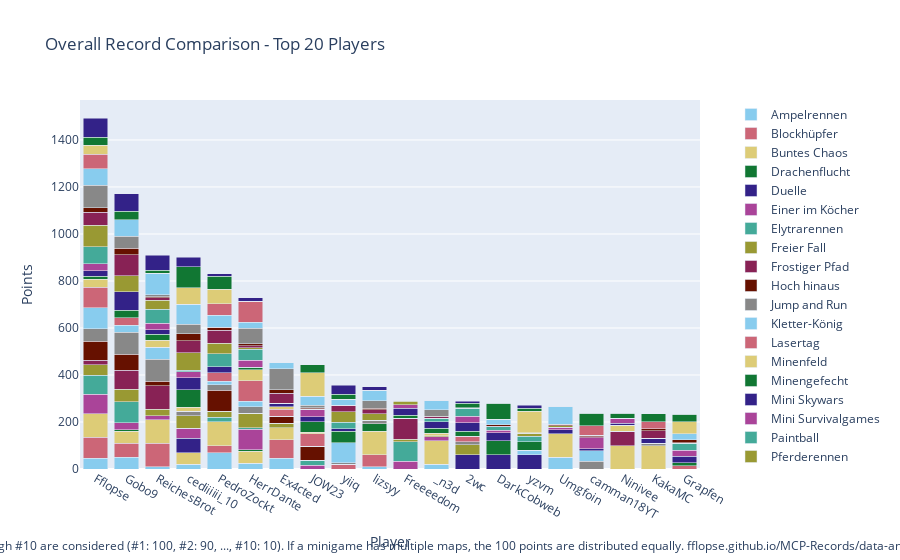

Here is the notebook cell this chart was saved with:
### Code cell
import plotly.graph_objects as go

# Sum all columns to get the total score
outDf['Total'] = outDf.sum(axis=1)

# Sort by total score and fill N/A values with 0
outDf = outDf.sort_values(by='Total', ascending=False).fillna(0)

# Crop to top 10 players
cropDf = outDf.head(20).copy()

# Drop the 'Total' column for plotting
cropDf = cropDf.drop(columns=['Total'])

# Create a color palette
color_palette = px.colors.qualitative.Safe

# Create the stacked bar plot
fig = go.Figure()

for column in cropDf.columns.difference(['Player']):
    fig.add_trace(go.Bar(
        x=cropDf.index,
        y=cropDf[column],
        name=column,
        marker_color=color_palette[len(fig.data) % len(color_palette)]
    ))

# Update layout
fig.update_layout(
    barmode='stack',
    title='Overall Record Comparison - Top 20 Players',
    xaxis=dict(title='Player'),
    yaxis=dict(title='Points'),
    #height=800,
    #width=1000,
    legend=dict(
        x=1.05,
        y=0.5,
        traceorder='normal',
        font=dict(size=12),
        bgcolor='rgba(255, 255, 255, 0)',
        bordercolor='rgba(0, 0, 0, 0)'
    ),
    margin=dict(r=200),  # Adjust right margin to make room for the legend
    annotations=[
        dict(
            x=0.5,
            y=-0.235,
            xref='paper',
            yref='paper',
            text='Max 100 points per minigame. Records #1 through #10 are considered (#1: 100, #2: 90, ..., #10: 10). If a minigame has multiple maps, the 100 points are distributed equally. fflopse.github.io/MCP-Records/data-analysis/global-ranking.ipynb',
            showarrow=False,
            font=dict(size=12),
            xanchor='center'
        )
    ]
)

fig.show()

# save the plot as an html file

fig.write_html('out/overall_record_comparison.html')

### Figure 1 — Plotly figure (JSON) as saved in the notebook; plotly's stock layout.template omitted (floating-point values rounded to 4 significant figures)
{"data": [{"marker": {"color": "rgb(136, 204, 238)"}, "name": "Ampelrennen", "type": "bar", "x": ["Fflopse", "Gobo9", "ReichesBrot", "cediiiiii_10", "PedroZockt", "HerrDante", "Ex4cted", "JOW23", "yiiq", "lizsyy", "Freeeedom", "_n3d", "2wc", "DarkCobweb", "yzvm", "Umgfoin", "camman18YT", "Ninivee", "KakaMC", "Grapfen"], "y": [45, 50, 10, 20, 70, 25, 45, 0, 0, 10, 0, 20, 0, 0, 0, 50, 0, 0, 0, 0]}, {"marker": {"color": "rgb(204, 102, 119)"}, "name": "Blockhüpfer", "type": "bar", "x": ["Fflopse", "Gobo9", "ReichesBrot", "cediiiiii_10", "PedroZockt", "HerrDante", "Ex4cted", "JOW23", "yiiq", "lizsyy", "Freeeedom", "_n3d", "2wc", "DarkCobweb", "yzvm", "Umgfoin", "camman18YT", "Ninivee", "KakaMC", "Grapfen"], "y": [90, 60, 100, 0, 30, 0, 80, 0, 20, 50, 0, 0, 0, 0, 0, 0, 0, 0, 0, 0]}, {"marker": {"color": "rgb(221, 204, 119)"}, "name": "Buntes Chaos", "type": "bar", "x": ["Fflopse", "Gobo9", "ReichesBrot", "cediiiiii_10", "PedroZockt", "HerrDante", "Ex4cted", "JOW23", "yiiq", "lizsyy", "Freeeedom", "_n3d", "2wc", "DarkCobweb", "yzvm", "Umgfoin", "camman18YT", "Ninivee", "KakaMC", "Grapfen"], "y": [100, 50, 100, 50, 100, 50, 50, 0, 0, 100, 0, 100, 0, 0, 0, 100, 0, 100, 100, 0]}, {"marker": {"color": "rgb(17, 119, 51)"}, "name": "Drachenflucht", "type": "bar", "x": ["Fflopse", "Gobo9", "ReichesBrot", "cediiiiii_10", "PedroZockt", "HerrDante", "Ex4cted", "JOW23", "yiiq", "lizsyy", "Freeeedom", "_n3d", "2wc", "DarkCobweb", "yzvm", "Umgfoin", "camman18YT", "Ninivee", "KakaMC", "Grapfen"], "y": [0, 6.667, 0, 0, 0, 6.667, 0, 0, 0, 33.33, 0, 0, 0, 0, 0, 0, 0, 0, 0, 0]}, {"marker": {"color": "rgb(51, 34, 136)"}, "name": "Duelle", "type": "bar", "x": ["Fflopse", "Gobo9", "ReichesBrot", "cediiiiii_10", "PedroZockt", "HerrDante", "Ex4cted", "JOW23", "yiiq", "lizsyy", "Freeeedom", "_n3d", "2wc", "DarkCobweb", "yzvm", "Umgfoin", "camman18YT", "Ninivee", "KakaMC", "Grapfen"], "y": [0, 0, 0, 60, 0, 0, 0, 0, 0, 0, 0, 0, 60, 60, 60, 0, 0, 0, 0, 0]}, {"marker": {"color": "rgb(170, 68, 153)"}, "name": "Einer im Köcher", "type": "bar", "x": ["Fflopse", "Gobo9", "ReichesBrot", "cediiiiii_10", "PedroZockt", "HerrDante", "Ex4cted", "JOW23", "yiiq", "lizsyy", "Freeeedom", "_n3d", "2wc", "DarkCobweb", "yzvm", "Umgfoin", "camman18YT", "Ninivee", "KakaMC", "Grapfen"], "y": [83.33, 30, 16.67, 43.33, 0, 86.67, 0, 16.67, 0, 0, 33.33, 16.67, 0, 0, 0, 0, 0, 0, 0, 0]}, {"marker": {"color": "rgb(68, 170, 153)"}, "name": "Elytrarennen", "type": "bar", "x": ["Fflopse", "Gobo9", "ReichesBrot", "cediiiiii_10", "PedroZockt", "HerrDante", "Ex4cted", "JOW23", "yiiq", "lizsyy", "Freeeedom", "_n3d", "2wc", "DarkCobweb", "yzvm", "Umgfoin", "camman18YT", "Ninivee", "KakaMC", "Grapfen"], "y": [80, 90, 0, 0, 20, 6.667, 0, 20, 0, 0, 83.33, 0, 0, 0, 0, 0, 0, 0, 0, 0]}, {"marker": {"color": "rgb(153, 153, 51)"}, "name": "Freier Fall", "type": "bar", "x": ["Fflopse", "Gobo9", "ReichesBrot", "cediiiiii_10", "PedroZockt", "HerrDante", "Ex4cted", "JOW23", "yiiq", "lizsyy", "Freeeedom", "_n3d", "2wc", "DarkCobweb", "yzvm", "Umgfoin", "camman18YT", "Ninivee", "KakaMC", "Grapfen"], "y": [45, 52.5, 27.5, 52.5, 25, 62.5, 20, 0, 0, 0, 10, 5, 42.5, 0, 0, 0, 0, 0, 0, 0]}, {"marker": {"color": "rgb(136, 34, 85)"}, "name": "Frostiger Pfad", "type": "bar", "x": ["Fflopse", "Gobo9", "ReichesBrot", "cediiiiii_10", "PedroZockt", "HerrDante", "Ex4cted", "JOW23", "yiiq", "lizsyy", "Freeeedom", "_n3d", "2wc", "DarkCobweb", "yzvm", "Umgfoin", "camman18YT", "Ninivee", "KakaMC", "Grapfen"], "y": [20, 80, 100, 0, 0, 0, 0, 0, 0, 0, 90, 0, 0, 0, 0, 0, 0, 60, 0, 0]}, {"marker": {"color": "rgb(102, 17, 0)"}, "name": "Hoch hinaus", "type": "bar", "x": ["Fflopse", "Gobo9", "ReichesBrot", "cediiiiii_10", "PedroZockt", "HerrDante", "Ex4cted", "JOW23", "yiiq", "lizsyy", "Freeeedom", "_n3d", "2wc", "DarkCobweb", "yzvm", "Umgfoin", "camman18YT", "Ninivee", "KakaMC", "Grapfen"], "y": [80, 70, 20, 0, 90, 0, 30, 60, 0, 0, 0, 0, 0, 0, 0, 0, 0, 0, 0, 0]}, {"marker": {"color": "rgb(136, 136, 136)"}, "name": "Jump and Run", "type": "bar", "x": ["Fflopse", "Gobo9", "ReichesBrot", "cediiiiii_10", "PedroZockt", "HerrDante", "Ex4cted", "JOW23", "yiiq", "lizsyy", "Freeeedom", "_n3d", "2wc", "DarkCobweb", "yzvm", "Umgfoin", "camman18YT", "Ninivee", "KakaMC", "Grapfen"], "y": [53.33, 93.33, 93.33, 20, 23.33, 26.67, 0, 0, 6.667, 13.33, 0, 0, 13.33, 0, 0, 0, 33.33, 0, 10, 0]}, {"marker": {"color": "rgb(136, 204, 238)"}, "name": "Kletter-König", "type": "bar", "x": ["Fflopse", "Gobo9", "ReichesBrot", "cediiiiii_10", "PedroZockt", "HerrDante", "Ex4cted", "JOW23", "yiiq", "lizsyy", "Freeeedom", "_n3d", "2wc", "DarkCobweb", "yzvm", "Umgfoin", "camman18YT", "Ninivee", "KakaMC", "Grapfen"], "y": [90, 30, 50, 0, 15, 25, 0, 0, 85, 0, 0, 0, 0, 0, 20, 0, 45, 0, 0, 0]}, {"marker": {"color": "rgb(204, 102, 119)"}, "name": "Lasertag", "type": "bar", "x": ["Fflopse", "Gobo9", "ReichesBrot", "cediiiiii_10", "PedroZockt", "HerrDante", "Ex4cted", "JOW23", "yiiq", "lizsyy", "Freeeedom", "_n3d", "2wc", "DarkCobweb", "yzvm", "Umgfoin", "camman18YT", "Ninivee", "KakaMC", "Grapfen"], "y": [86.67, 30, 0, 0, 36.67, 86.67, 30, 53.33, 0, 0, 0, 0, 23.33, 0, 0, 0, 0, 0, 0, 13.33]}, {"marker": {"color": "rgb(221, 204, 119)"}, "name": "Minenfeld", "type": "bar", "x": ["Fflopse", "Gobo9", "ReichesBrot", "cediiiiii_10", "PedroZockt", "HerrDante", "Ex4cted", "JOW23", "yiiq", "lizsyy", "Freeeedom", "_n3d", "2wc", "DarkCobweb", "yzvm", "Umgfoin", "camman18YT", "Ninivee", "KakaMC", "Grapfen"], "y": [33.33, 0, 30, 16.67, 0, 46.67, 10, 6.667, 0, 0, 0, 10, 0, 0, 0, 0, 0, 26.67, 0, 0]}, {"marker": {"color": "rgb(17, 119, 51)"}, "name": "Minengefecht", "type": "bar", "x": ["Fflopse", "Gobo9", "ReichesBrot", "cediiiiii_10", "PedroZockt", "HerrDante", "Ex4cted", "JOW23", "yiiq", "lizsyy", "Freeeedom", "_n3d", "2wc", "DarkCobweb", "yzvm", "Umgfoin", "camman18YT", "Ninivee", "KakaMC", "Grapfen"], "y": [12.5, 32.5, 25, 75, 0, 10, 0, 45, 50, 0, 12.5, 22.5, 22.5, 60, 35, 0, 0, 0, 0, 12.5]}, {"marker": {"color": "rgb(51, 34, 136)"}, "name": "Mini Skywars", "type": "bar", "x": ["Fflopse", "Gobo9", "ReichesBrot", "cediiiiii_10", "PedroZockt", "HerrDante", "Ex4cted", "JOW23", "yiiq", "lizsyy", "Freeeedom", "_n3d", "2wc", "DarkCobweb", "yzvm", "Umgfoin", "camman18YT", "Ninivee", "KakaMC", "Grapfen"], "y": [24, 80, 20, 50, 26, 0, 14, 20, 10, 0, 30, 26, 36, 34, 0, 18, 8, 8, 20, 28]}, {"marker": {"color": "rgb(170, 68, 153)"}, "name": "Mini Survivalgames", "type": "bar", "x": ["Fflopse", "Gobo9", "ReichesBrot", "cediiiiii_10", "PedroZockt", "HerrDante", "Ex4cted", "JOW23", "yiiq", "lizsyy", "Freeeedom", "_n3d", "2wc", "DarkCobweb", "yzvm", "Umgfoin", "camman18YT", "Ninivee", "KakaMC", "Grapfen"], "y": [30, 0, 26.67, 26.67, 0, 30, 0, 33.33, 0, 0, 13.33, 0, 26.67, 10, 0, 10, 46.67, 20, 0, 26.67]}, {"marker": {"color": "rgb(68, 170, 153)"}, "name": "Paintball", "type": "bar", "x": ["Fflopse", "Gobo9", "ReichesBrot", "cediiiiii_10", "PedroZockt", "HerrDante", "Ex4cted", "JOW23", "yiiq", "lizsyy", "Freeeedom", "_n3d", "2wc", "DarkCobweb", "yzvm", "Umgfoin", "camman18YT", "Ninivee", "KakaMC", "Grapfen"], "y": [73.33, 0, 60, 6.667, 53.33, 46.67, 0, 0, 26.67, 0, 0, 16.67, 33.33, 16.67, 23.33, 0, 0, 0, 0, 30]}, {"marker": {"color": "rgb(153, 153, 51)"}, "name": "Pferderennen", "type": "bar", "x": ["Fflopse", "Gobo9", "ReichesBrot", "cediiiiii_10", "PedroZockt", "HerrDante", "Ex4cted", "JOW23", "yiiq", "lizsyy", "Freeeedom", "_n3d", "2wc", "DarkCobweb", "yzvm", "Umgfoin", "camman18YT", "Ninivee", "KakaMC", "Grapfen"], "y": [91.67, 66.67, 38.33, 73.33, 45, 6.667, 0, 0, 45, 28.33, 15, 0, 0, 0, 13.33, 6.667, 0, 0, 0, 0]}, {"marker": {"color": "rgb(136, 34, 85)"}, "name": "Replika", "type": "bar", "x": ["Fflopse", "Gobo9", "ReichesBrot", "cediiiiii_10", "PedroZockt", "HerrDante", "Ex4cted", "JOW23", "yiiq", "lizsyy", "Freeeedom", "_n3d", "2wc", "DarkCobweb", "yzvm", "Umgfoin", "camman18YT", "Ninivee", "KakaMC", "Grapfen"], "y": [53.79, 90.49, 11.94, 50.87, 56.31, 8.058, 42.33, 2.33, 28.74, 18.16, 3.883, 4.951, 2.427, 1.845, 0, 0, 5.146, 0, 31.84, 1.359]}, {"marker": {"color": "rgb(102, 17, 0)"}, "name": "Sammelwahn", "type": "bar", "x": ["Fflopse", "Gobo9", "ReichesBrot", "cediiiiii_10", "PedroZockt", "HerrDante", "Ex4cted", "JOW23", "yiiq", "lizsyy", "Freeeedom", "_n3d", "2wc", "DarkCobweb", "yzvm", "Umgfoin", "camman18YT", "Ninivee", "KakaMC", "Grapfen"], "y": [19.53, 28.14, 3.023, 31.4, 13.26, 8.605, 15.35, 3.023, 0, 4.651, 0.4651, 3.023, 0, 4.884, 3.256, 6.279, 5.349, 1.86, 9.535, 13.49]}, {"marker": {"color": "rgb(136, 136, 136)"}, "name": "Schießstand", "type": "bar", "x": ["Fflopse", "Gobo9", "ReichesBrot", "cediiiiii_10", "PedroZockt", "HerrDante", "Ex4cted", "JOW23", "yiiq", "lizsyy", "Freeeedom", "_n3d", "2wc", "DarkCobweb", "yzvm", "Umgfoin", "camman18YT", "Ninivee", "KakaMC", "Grapfen"], "y": [96.67, 50, 10, 40, 0, 66.67, 90, 10, 0, 33.33, 0, 26.67, 0, 0, 0, 0, 0, 0, 0, 0]}, {"marker": {"color": "rgb(136, 204, 238)"}, "name": "Spleef", "type": "bar", "x": ["Fflopse", "Gobo9", "ReichesBrot", "cediiiiii_10", "PedroZockt", "HerrDante", "Ex4cted", "JOW23", "yiiq", "lizsyy", "Freeeedom", "_n3d", "2wc", "DarkCobweb", "yzvm", "Umgfoin", "camman18YT", "Ninivee", "KakaMC", "Grapfen"], "y": [70, 70, 90, 85, 50, 25, 25, 40, 25, 45, 0, 40, 0, 25, 0, 75, 0, 0, 0, 25]}, {"marker": {"color": "rgb(204, 102, 119)"}, "name": "Todeswürfel", "type": "bar", "x": ["Fflopse", "Gobo9", "ReichesBrot", "cediiiiii_10", "PedroZockt", "HerrDante", "Ex4cted", "JOW23", "yiiq", "lizsyy", "Freeeedom", "_n3d", "2wc", "DarkCobweb", "yzvm", "Umgfoin", "camman18YT", "Ninivee", "KakaMC", "Grapfen"], "y": [60, 0, 0, 0, 50, 90, 0, 0, 0, 0, 0, 0, 0, 0, 0, 0, 40, 0, 30, 0]}, {"marker": {"color": "rgb(221, 204, 119)"}, "name": "Waffenfolge", "type": "bar", "x": ["Fflopse", "Gobo9", "ReichesBrot", "cediiiiii_10", "PedroZockt", "HerrDante", "Ex4cted", "JOW23", "yiiq", "lizsyy", "Freeeedom", "_n3d", "2wc", "DarkCobweb", "yzvm", "Umgfoin", "camman18YT", "Ninivee", "KakaMC", "Grapfen"], "y": [40, 0, 0, 70, 60, 0, 0, 100, 0, 0, 0, 0, 0, 0, 90, 0, 0, 0, 0, 50]}, {"marker": {"color": "rgb(17, 119, 51)"}, "name": "Walls", "type": "bar", "x": ["Fflopse", "Gobo9", "ReichesBrot", "cediiiiii_10", "PedroZockt", "HerrDante", "Ex4cted", "JOW23", "yiiq", "lizsyy", "Freeeedom", "_n3d", "2wc", "DarkCobweb", "yzvm", "Umgfoin", "camman18YT", "Ninivee", "KakaMC", "Grapfen"], "y": [33.33, 36.67, 13.33, 90, 56.67, 0, 0, 33.33, 20, 0, 0, 0, 20, 66.67, 13.33, 0, 53.33, 20, 33.33, 33.33]}, {"marker": {"color": "rgb(51, 34, 136)"}, "name": "Wettrennen", "type": "bar", "x": ["Fflopse", "Gobo9", "ReichesBrot", "cediiiiii_10", "PedroZockt", "HerrDante", "Ex4cted", "JOW23", "yiiq", "lizsyy", "Freeeedom", "_n3d", "2wc", "DarkCobweb", "yzvm", "Umgfoin", "camman18YT", "Ninivee", "KakaMC", "Grapfen"], "y": [80, 74, 64, 40, 10, 14, 0, 0, 40, 14, 0, 0, 8, 0, 14, 0, 0, 0, 0, 0]}], "layout": {"annotations": [{"font": {"size": 12}, "showarrow": false, "text": "Max 100 points per minigame. Records #1 through #10 are considered (#1: 100, #2: 90, ..., #10: 10). If a minigame has multiple maps, the 100 points are distributed equally. fflopse.github.io/MCP-Records/data-analysis/global-ranking.ipynb", "x": 0.5, "xanchor": "center", "xref": "paper", "y": -0.235, "yref": "paper"}], "barmode": "stack", "legend": {"bgcolor": "rgba(255, 255, 255, 0)", "bordercolor": "rgba(0, 0, 0, 0)", "font": {"size": 12}, "traceorder": "normal", "x": 1.05, "y": 0.5}, "margin": {"r": 200}, "title": {"text": "Overall Record Comparison - Top 20 Players"}, "xaxis": {"title": {"text": "Player"}}, "yaxis": {"title": {"text": "Points"}}}}
